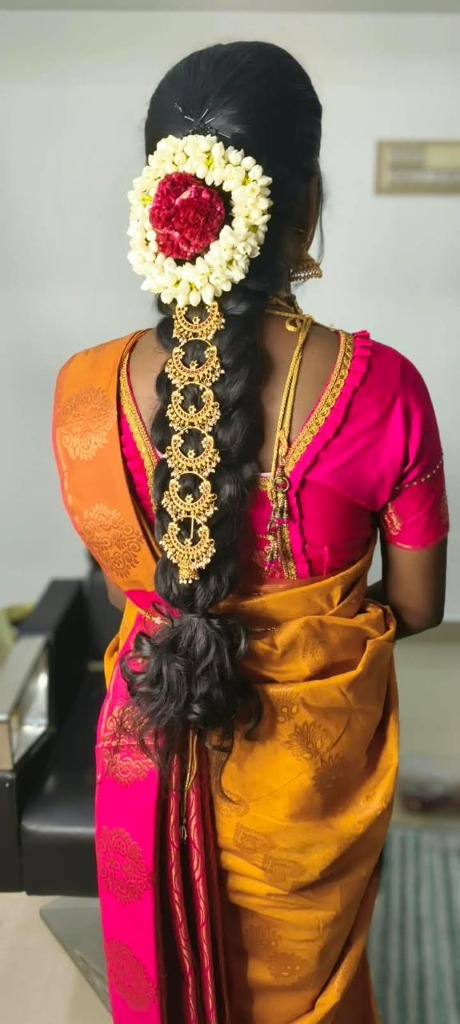
#> input picture hairstyle-1.jpg, 460 x 1024 px, given in place of service_saree_1788116318245.jpg, which was not available
$ python fix_service_images.py
#> lines starting #> are read from the running program, lines starting #| are printed output that depends on the picture; pictures that were not available may be replaced by others from this repository, and a replacement may not be noted
from PIL import Image

services = {
    'service-saree.jpg': r'C:\Users\acer\.gemini\antigravity-ide\brain\c7861512-d120-4713-8939-fb434f96dce9\service_saree_1788116318245.jpg',
    'service-hairstyle.jpg': r'C:\Users\acer\.gemini\antigravity-ide\brain\c7861512-d120-4713-8939-fb434f96dce9\service_hairstyle_1788116378137.jpg',
    'service-makeup.jpg': r'C:\Users\acer\.gemini\antigravity-ide\brain\c7861512-d120-4713-8939-fb434f96dce9\service_makeup_1788116444185.jpg'
}

for name, path in services.items():
    img = Image.open(path)
#> img is the input picture: PIL image 460x1024 RGB; mean R, G, B 151.7, 112.9, 97.2
    orig_w, orig_h = img.size
#> orig_w = 460; orig_h = 1024
    print(f'{name} original dimensions: {orig_w}x{orig_h}')
#| service-saree.jpg original dimensions: 460x1024

    # Proper 16:10 crop inside the 1376x768 bounds
    target_ratio = 16.0 / 10.0
    crop_w = int(orig_h * target_ratio) # 768 * 1.6 = 1228
#> crop_w = 1638
    crop_h = orig_h
#> crop_h = 1024

    start_x = (orig_w - crop_w) // 2
#> start_x = -589
    start_y = 0
    crop_box = (start_x, start_y, start_x + crop_w, start_y + crop_h)
#> crop_box = (-589, 0, 1049, 1024)

    print(f'Cropping with box: {crop_box}')
#| Cropping with box: (-589, 0, 1049, 1024)
    cropped = img.crop(crop_box)
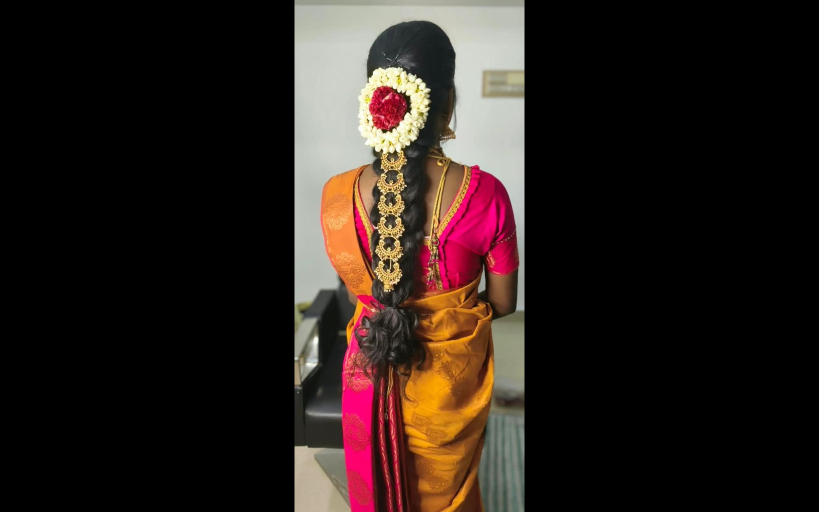
#> cropped: PIL image 1638x1024 RGB (shown at 1/2 size); mean R, G, B 42.6, 31.7, 27.3

    # Save high quality without any black pixels
    resized = cropped.resize((960, 600), Image.Resampling.LANCZOS)
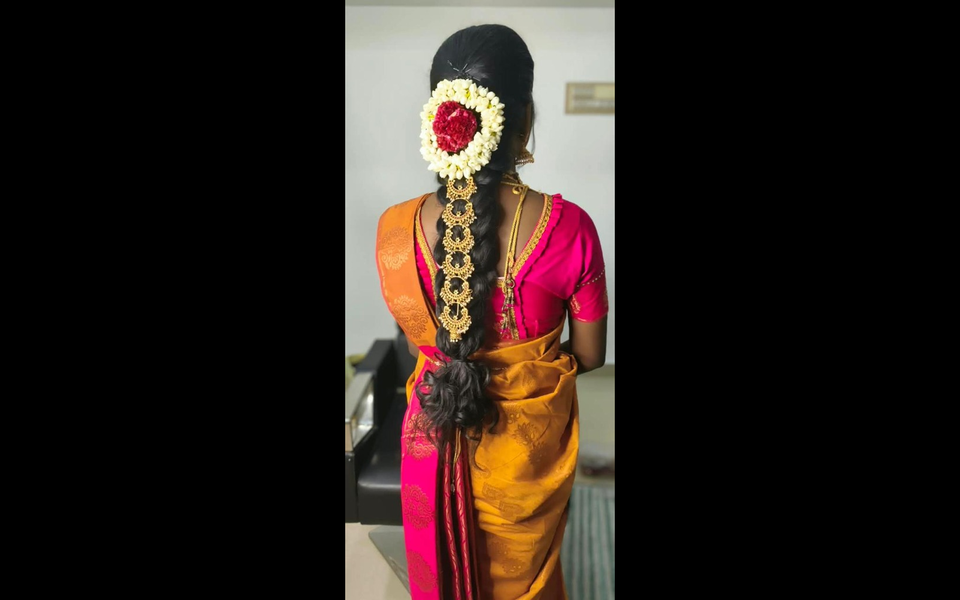
#> resized: PIL image 960x600 RGB; mean R, G, B 42.6, 31.7, 27.3
    resized.save(f'static/{name}', quality=95)
    print(f'Saved static/{name}, size: {resized.size}')
#| Saved static/service-saree.jpg, size: (960, 600)
#> pass 2 of the loop `for name, path in services.items():`:
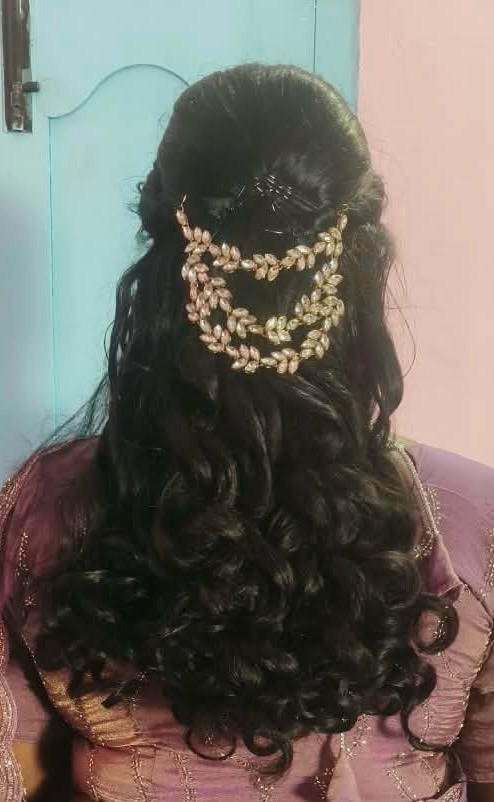
#> input picture hairstyle-2.jpg, 494 x 802 px, given in place of service_hairstyle_1788116378137.jpg, which was not available
#> img is the input picture: PIL image 494x802 RGB; mean R, G, B 109.6, 104, 96.8
#| service-hairstyle.jpg original dimensions: 494x802
#| Cropping with box: (-395, 0, 888, 802)
#> `cropped = img.crop(crop_box)`:
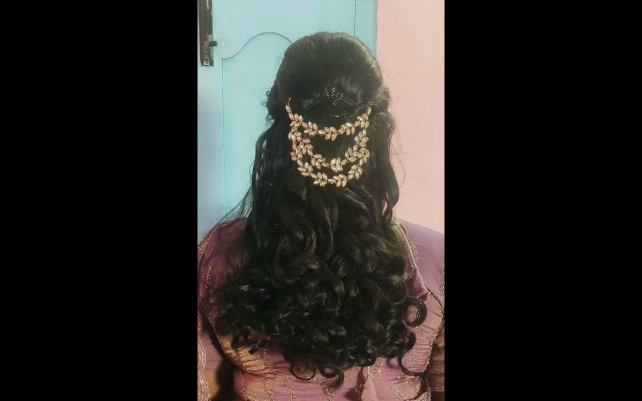
#> cropped: PIL image 1283x802 RGB (shown at 1/2 size); mean R, G, B 42.2, 40, 37.3
#> `resized = cropped.resize((960, 600), Image.Resampling.LANCZOS)`:
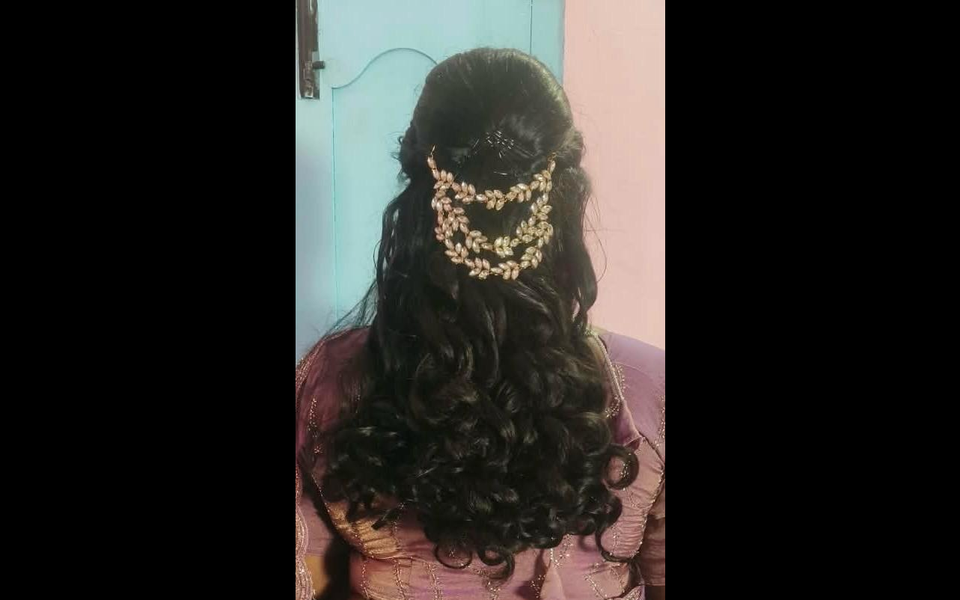
#> resized: PIL image 960x600 RGB; mean R, G, B 42.2, 40.1, 37.3
#| Saved static/service-hairstyle.jpg, size: (960, 600)

print("All service images successfully regenerated without any black padding!")
